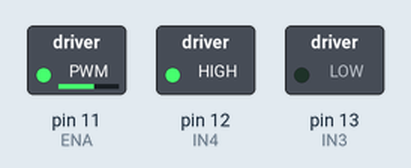
A sketch run on a simulated Arduino Uno, built with avr-gcc and run on an emulated ATmega328P. Shown: switched loads named in the sketch (green lamp = pin HIGH).

Above: at 0.1 s.
Timing chart, 0 to 1.6 s (numbered marks = the images above):
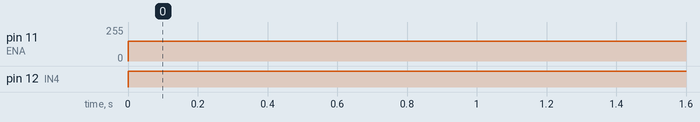

The sketch:

test_motor.ino
```cpp
//MOTOR DRIVER
//deklarasi pin motor driver
#define IN3 13 // deklarasi pin IN3 5
#define IN4 12 // deklarasi pin IN4 4
#define ENA 11 // deklarasi pin ENB 3
void setup() {
//MOTOR DRIVER
// Konfigurasi pin-pin sebagai Output
pinMode(IN3, OUTPUT);
pinMode(IN4, OUTPUT);
pinMode(ENA, OUTPUT);
}
void loop() {
//menjalankan konveyor
digitalWrite(IN3, LOW);
digitalWrite(IN4, HIGH);
analogWrite (ENA,150);
}
```

Measured:
- by itself, pin 11 (ENA): 0/255 → 150/255 at 0.00 s
- by itself, pin 12 (IN4): LOW → HIGH at 0.00 s
